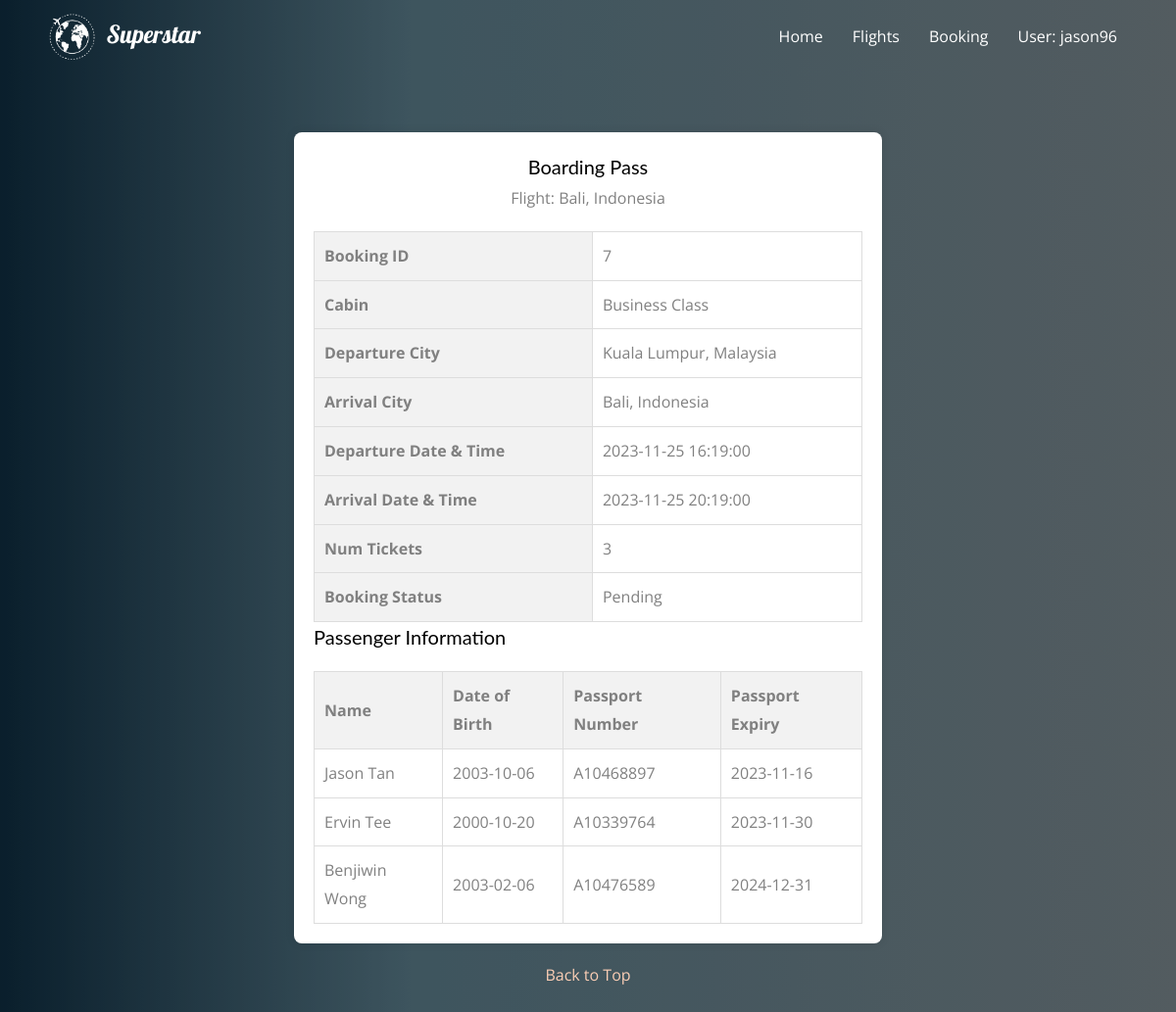
Page /Superstar/eTicket.php?bookingId=7 (signed in) on the committed database.
### tables this page shows
CREATE TABLE `booking` (
  `id` int(11) NOT NULL,
  `cabin` varchar(50) NOT NULL,
  `features` text,
  `num_tickets` int(11) NOT NULL,
  `selected_flight_id` int(11) NOT NULL,
  `selected_departure_date` date NOT NULL,
  `selected_arrival_city` varchar(255) NOT NULL,
  `flight_id` int(11) NOT NULL,
  `member_id` int(11) NOT NULL,
  `booking_date` timestamp NOT NULL DEFAULT CURRENT_TIMESTAMP,
  `booking_status` varchar(255) NOT NULL DEFAULT 'Pending'
);

CREATE TABLE `flights` (
  `id` int(11) NOT NULL,
  `departure_datetime` datetime DEFAULT NULL,
  `arrival_datetime` datetime DEFAULT NULL,
  `departure_city` varchar(255) DEFAULT NULL,
  `arrival_city` varchar(255) DEFAULT NULL,
  `duration` int(11) DEFAULT NULL,
  `price` decimal(10,2) DEFAULT NULL
);

CREATE TABLE `members` (
  `id` int(11) NOT NULL,
  `username` varchar(255) NOT NULL,
  `password` varchar(255) NOT NULL,
  `full_name` varchar(255) NOT NULL,
  `dob` date NOT NULL,
  `email` varchar(255) NOT NULL,
  `phone` varchar(20) NOT NULL,
  `passport_number` varchar(20) DEFAULT NULL,
  `passport_expiry` varchar(10) NOT NULL
);

CREATE TABLE `passenger` (
  `id` int(11) NOT NULL,
  `booking_id` int(11) NOT NULL,
  `name` varchar(100) NOT NULL,
  `dob` date NOT NULL,
  `passport` varchar(50) NOT NULL,
  `expiry` date NOT NULL
);

### Superstar/eTicket.php (the view, shortened to what this page needs)
<!DOCTYPE html>
<html lang="en">
<head>
    <link rel="stylesheet" href="https://stackpath.bootstrapcdn.com/font-awesome/4.7.0/css/font-awesome.min.css">
</head>
<body>
    <?php
    require_once('settings.php');
    $conn = @mysqli_connect($host, $user, $pwd, $sql_db);
    if (isset($_SESSION['member_id'])) {
        $userId = $_SESSION['member_id'];
    } else {
        header("Location: index.php");
        exit();
    }
    include 'includes/memberHeader.inc';
    echo '<br><br><br><br>';
    $bookingId = $_GET['bookingId'];
    $bookingQuery = "SELECT booking.*,
                        flights.departure_datetime, flights.arrival_datetime,
                        flights.departure_city AS flight_departure_city, flights.arrival_city AS flight_arrival_city
                    FROM booking
                    LEFT JOIN flights ON booking.selected_flight_id = flights.id
                    LEFT JOIN members ON booking.member_id = members.id
                    WHERE booking.id = '$bookingId'";
    $bookingResult = mysqli_query($conn, $bookingQuery);
    if ($bookingResult && mysqli_num_rows($bookingResult) > 0) {
        $bookingDetails = mysqli_fetch_assoc($bookingResult);
    ?>
        <div class="boarding-pass">
            <div class="boarding-pass-header">
                <h2>Boarding Pass</h2>
                <p>Flight: <?php echo $bookingDetails['flight_arrival_city']; ?></p>
            </div>
            <table class="boarding-pass-table">
                <tr>
                    <th>Booking ID</th>
                    <td><?php echo $bookingDetails['id']; ?></td>
                </tr>
                <tr>
                    <th>Cabin</th>
                    <td><?php echo $bookingDetails['cabin']; ?></td>
                </tr>
                <tr>
                    <th>Departure City</th>
                    <td><?php echo $bookingDetails['flight_departure_city']; ?></td>
                </tr>
                <tr>
                    <th>Arrival City</th>
                    <td><?php echo $bookingDetails['flight_arrival_city']; ?></td>
                </tr>
                <tr>
                    <th>Departure Date & Time</th>
                    <td><?php echo $bookingDetails['departure_datetime']; ?></td>
                </tr>
                <tr>
                    <th>Arrival Date & Time</th>
                    <td><?php echo $bookingDetails['arrival_datetime']; ?></td>
                </tr>
                <tr>
                    <th>Num Tickets</th>
                    <td><?php echo $bookingDetails['num_tickets']; ?></td>
                </tr>
                <tr>
                    <th>Booking Status</th>
                    <td><?php echo $bookingDetails['booking_status']; ?></td>
                </tr>
            </table>
            <h2>Passenger Information</h2>
            <?php
            $memberQuery = "SELECT * FROM members WHERE id = '$userId'";
            $memberResult = mysqli_query($conn, $memberQuery);
            $passengerQuery = "SELECT * FROM passenger WHERE booking_id = '$bookingId'";
            $passengerResult = mysqli_query($conn, $passengerQuery);
            if ($memberResult && mysqli_num_rows($memberResult) > 0) {
                $memberDetails = mysqli_fetch_assoc($memberResult);
            ?>
                <table class="boarding-pass-table">
                    <thead>
                        <tr>
                            <th>Name</th>
                            <th>Date of Birth</th>
                            <th>Passport Number</th>
                            <th>Passport Expiry</th>
                        </tr>
                    </thead>
                    <tbody>
                        <tr>
                            <td><?php echo $memberDetails['full_name']; ?></td>
                            <td><?php echo $memberDetails['dob']; ?></td>
                            <td><?php echo $memberDetails['passport_number']; ?></td>
                            <td><?php echo $memberDetails['passport_expiry']; ?></td>
                        </tr>
                        <?php if ($passengerResult && mysqli_num_rows($passengerResult) > 0) {
                            while ($passenger = mysqli_fetch_assoc($passengerResult)) {
                                echo "<tr>";
                                echo "<td>{$passenger['name']}</td>";
                                echo "<td>{$passenger['dob']}</td>";
                                echo "<td>{$passenger['passport']}</td>";
                                echo "<td>{$passenger['expiry']}</td>";
                                echo "</tr>";
                            }
                        } else {
                            echo "<p>No passenger information found for the current booking.</p>";
                        }
                        ?>
                    </tbody>
                </table>
        <?php
            }
        }
        ?>
        </div>
        <p style="text-align:center">
        <a href="#top" class="back-to-top">Back to Top</a><br><br><br>
        </p>
</body>
</html>

### Superstar/eTicket.php (style rules this page uses)
.boarding-pass { max-width: 600px; margin: 20px auto; background-color: #fff; padding: 20px; border-radius: 8px; box-shadow: 0 0 10px rgba(0, 0, 0, 0.1); }
.boarding-pass-header { text-align: center; margin-bottom: 20px; }
.boarding-pass-table { width: 100%; border-collapse: collapse; margin-top: 20px; }
.boarding-pass-table th, .boarding-pass-table td { border: 1px solid #ddd; padding: 10px; text-align: left; }
.boarding-pass-table th { background-color: #f2f2f2; }

### Superstar/includes/memberHeader.inc (style rules this page uses)
html { font-size: 62.5%; }
body { font-family: 'Open Sans', sans-serif; font-size: 1.6rem; font-weight: 400; background: linear-gradient(90deg, rgba(14,44,63,1) 0%, rgba(88,121,135,1) 35%, rgba(118,131,137,1) 100%); }
p { margin-bottom: 0.5em; font-size: 1.6rem; line-height: 1.6; }

### rows in the picture
booking: selected_flight.arrival_city "Bali, Indonesia", id "7", cabin "Business Class", selected_flight.departure_city "Kuala Lumpur, Malaysia", selected_flight.departure_datetime "2023-11-25 16:19:00", selected_flight.arrival_datetime "2023-11-25 20:19:00", num_tickets "3", booking_status "Pending"
members: full_name "Jason Tan", dob "2003-10-06", passport_number "A10468897", passport_expiry "2023-11-16"
passenger: name "Ervin Tee", dob "2000-10-20", passport "A10339764", expiry "2023-11-30"
passenger: name "Benjiwin Wong", dob "2003-02-06", passport "A10476589", expiry "2024-12-31"

### other values in the picture
$username "jason96"
